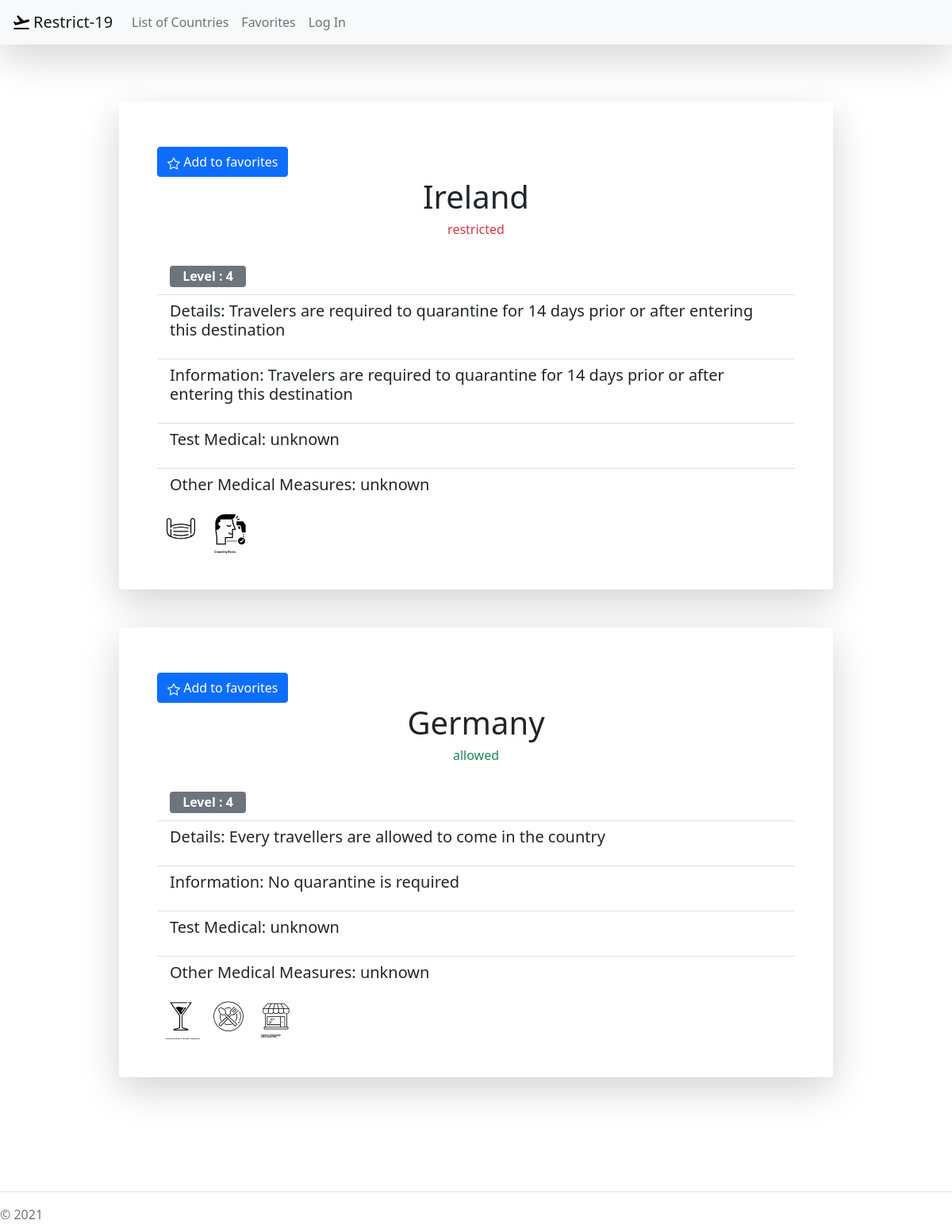
Screenshot of /countryList with the database file from the repository.
### app.py (models this page shows, shortened)
class CRestrict(db.Model):
    country = db.Column(db.String(200), primary_key=True)
    authorization_status = db.Column(db.String(200))
    details = db.Column(db.Text(), nullable=False)
    severity = db.Column(db.String(50), nullable=False)
    infoRequirement = db.Column(db.Text(), nullable=False)
    vaccination = db.Column(db.Boolean(), nullable=False)
    test_medical_certificate = db.Column(db.Text(), nullable=False)
    other_medical_measures = db.Column(db.Text(), nullable=False)
    temparature_check = db.Column(db.Boolean(), nullable=False)
    use_of_mask = db.Column(db.Boolean(), nullable=False)
    public_transport = db.Column(db.Boolean(), nullable=False)
    nightclubs = db.Column(db.Boolean(), nullable=False)
    shops = db.Column(db.Boolean(), nullable=False)
    restaurants = db.Column(db.Boolean(), nullable=False)

### app.py (the view)
@app.route('/countryList', methods=['POST', 'GET'])
def countryList():
    sCountry = CRestrict.query.all()
    return render_template('countryList.html', infoC = sCountry)

### templates/countryList.html (shortened to what this page needs)
{%  extends "base.html" %}
{% block title %}
<br>
    {% block content %}
    {% for infoC in infoC %}
    <form  method="POST" role="form" >
    <div class="p-4 p-md-5 mb-4 text-white rounded bg-dark shadow-lg p-3 mb-5 bg-body rounded mx-auto " style="width: 900px;">
    <button type="submit" class="btn btn-primary" name="FavButton" value="Add">
                Add to favorites
              </button>
       <h1 class="fw-light text-dark text-center">{{ infoC.country }}</h1>
          <div class="restriction">
              {% if infoC.authorization_status == 'restricted' %}
                    <h5 class="text-danger fs-6 text-center">{{ infoC.authorization_status }}</h5>
              {% else %}
                    <h5 class="text-success fs-6 text-center">{{ infoC.authorization_status }}</h5>
              {% endif %}
          </div>
         <ul class="list-group list-group-flush">
              <li class="list-group-item">
                <div class="badge bg-secondary text-wrap fs-6" style="width: 6rem;">Level : {{ infoC.severity }}</div>
              </li>
             <li class="list-group-item">
                 <p class=" fs-5 fw-normal text-dark">Details: {{ infoC.details }}</p>
             </li>
             <li class="list-group-item">
                <p class=" fs-5 fw-normal text-dark">Information: {{ infoC.infoRequirement }}</p>
             </li>
             <li class="list-group-item">
                <p class=" fs-5 fw-normal text-dark">Test Medical: {{ infoC.test_medical_certificate }}</p>
             </li>
             <li class="list-group-item">
                <p class=" fs-5 fw-normal text-dark">Other Medical Measures: {{ infoC.other_medical_measures }}</p>
             </li>
         </ul>
         {% if infoC.use_of_mask == True %}
            <img src=".\static\mask.svg" class="rounded float-start" alt="" width="60" height="48" title="Mask required">
         {% endif %}
         {% if infoC.nightclubs == True %}
            <img src=".\static\nightclub.svg" class="rounded float-start" alt="" width="60" height="48" title="Night club open">
         {% endif %}
         {% if infoC.restaurants == True %}
            <img src=".\static\restaurant.svg" class="rounded float-start" alt="" width="60" height="48" title="Restaurant open">
         {% endif %}
         {% if infoC.shops == True %}
            <img src=".\static\shop.svg" class="rounded float-start" alt="" width="60" height="48" title="Shops open">
         {% endif %}
         {% if infoC.temparature_check == True %}
            <img src=".\static\temperatureCheck.svg" class="rounded float-start" alt="" width="65" height="51" title="Temperature check">
         {% endif %}
        <br>
    </div>
    </form>
   {% endfor %}
   {% endblock content %}
{% endblock %}

### templates/base.html (shortened to what this page needs)
<!DOCTYPE html>
<html lang="en">
<head>
    <link href="https://cdn.jsdelivr.net/npm/bootstrap@5.0.0-beta3/dist/css/bootstrap.min.css" rel="stylesheet">
</head>
<body>
    <nav class="navbar navbar-expand-lg navbar-light bg-light shadow-lg">
      <div class="container-fluid">
        <img src=".\static\flight_takeoff-24px.svg" alt="" width="30" height="24">
        <a class="navbar-brand" href="/">Restrict-19</a>
        <div class="collapse navbar-collapse" id="navbarNavAltMarkup">
          <div class="navbar-nav ">
            <a class="nav-link" href="/countryList">List of Countries</a>
            <a class="nav-link" href="#">Favorites </a>
            <a class="nav-link " class="login" href="/login"> Log In </a>
          </div>
        </div>
      </div>
    </nav>
    <br>
    <h1>{% block title %}{% endblock %}</h1>
</body>
<br><br><br>
<footer class="pt-3 mt-4 text-muted border-top ">
      © 2021
    </footer>
</html>

### rows the page displays
CRestrict: country "Ireland", authorization_status "restricted", severity "4", details "Travelers are required to quarantine for 14 days prior or after entering this destination", infoRequirement "Travelers are required to quarantine for 14 days prior or after entering this destination", test_medical_certificate "unknown", other_medical_measures "unknown", use_of_mask True (drawn), temparature_check True (drawn)
CRestrict: country "Germany", authorization_status "allowed", severity "4", details "Every travellers are allowed to come in the country", infoRequirement "No quarantine is required", test_medical_certificate "unknown", other_medical_measures "unknown", nightclubs True (drawn), restaurants True (drawn), shops True (drawn)
